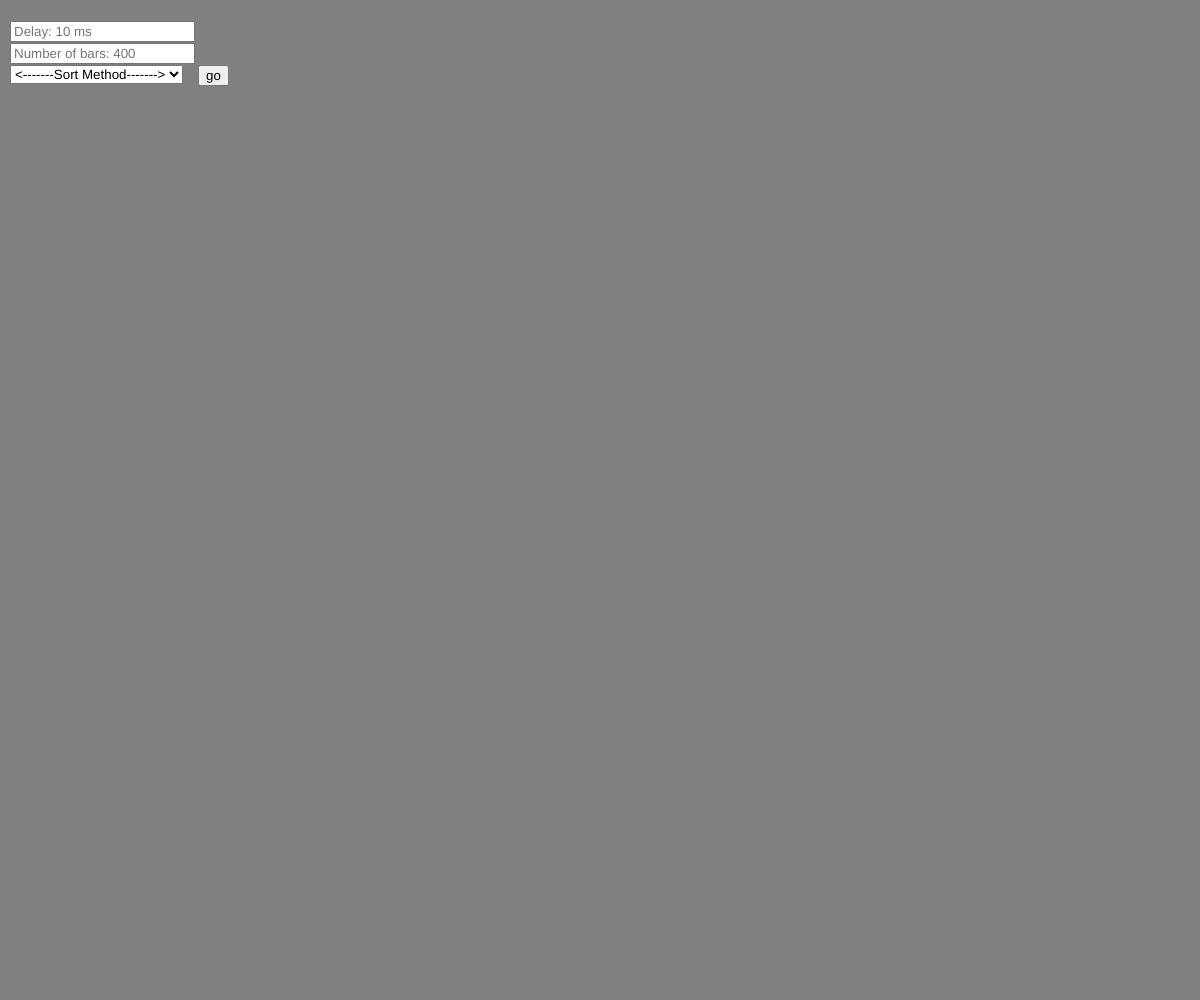
Frame 1 (no input)
Frame 60 (no input): identical to frame 1, image omitted
Frame 120 (the mouse pressed at the canvas centre since frame 60): identical to frame 1, image omitted

The p5.js sketch that drew this single still picture (run headless with seeded random() and noise() and a simulated clock; from frame 60 on, the mouse is pressed at the canvas centre):

// p5.js sketch
// ── sketch.js
var bars = [];
var numOfBars = screen.width / 2;
var done = false;
var started = false;
var go = false;
var sel, button, numBars, delIn;
var gradient = [];
var col;
var rand;
var delay = 10;

function shuffleArray(array) {
  for (var i = array.length - 1; i > 0; i--) {
    var j = Math.floor(Math.random() * (i + 1));
    var temp = array[i];
    array[i] = array[j];
    array[j] = temp;
  }
}

var a1 = 0;
var a2 = 0;
function setup() {
  gradient = [color(255, 0, 0), color(255, 127.5, 0),color(255, 255, 0),color(0, 255, 0),color(0, 0, 255),color(255, 0, 255)];

  numBars = createInput();
  numBars.position(10, 43);
  numBars.attribute('placeholder', 'Number of bars: ' + numOfBars);
  numBars.width = numBars.width + 3

  delIn = createInput();
  delIn.position(10, 21);
  delIn.attribute('placeholder', 'Delay: ' + delay + " ms");

  sel = createSelect();
  sel.position(10, 65);
  sel.option(' <-------Sort Method-------> ')
  sel.option('Bubble Sort');
  sel.option('Bubble Sort (Random)');
  sel.option('Quick Sort');
  sel.option('Quick Sort (Random)');
  sel.changed(function() {
    if (false) {
      numBars.attribute('placeholder', 'Work in Progress!');
    } else {
      numBars.attribute('placeholder', 'Number of bars: ' + numOfBars);
    }
  })
  sel.width = numBars.width;

  button = createButton('go');
  button.position(sel.x + sel.width, 65);
  button.mousePressed(function(){
    if (numBars.value() != "") {
      numOfBars = numBars.value();
    }

    if (delIn.value() != "") {
      delay = delIn.value();
    }

    bars = [];

  })
  button.mouseReleased(function() {
    timer();
    start();
  });

  createCanvas(windowWidth, windowHeight);
}

var progress = 0;
var current = 0;
var sec = 0;
var mi = 0;
var hr = 0;
var s = "";
var m = "";
var h = "";
var t = "00:00:00";

function draw() {
  background(255/2);
  if (go) {
    for (var i = 0; i < bars.length; i++) {
      var pos = createVector((screen.width/numOfBars)*i,0);
      bars[i].show(pos);
    }

    fill(255);
    text(t, 10, height-10);
    text(progress, 10, height-25);
    text(current+1, 10, height-40);
  }
}

function windowResized() {
  resizeCanvas(windowWidth, windowHeight);
}

async function partition(arr, start, end) {
  for (let i = start; i < end; i++) {
    states[i] = 1;
  }

  let pivotIndex = start;
  let pivotValue = arr[end].height;
  for (var i = start; i < end; i++) {
    if (arr[i].height < pivotValue) {
      await swap(arr, i, pivotIndex);
      states[pivotIndex] = -1;
      pivotIndex++;
      states[pivotIndex] = 0;
    }
  }

  await swap(arr, pivotIndex, end);

  for (let i = start; i < end; i++) {
    if (i != pivotIndex) {
      states[i] = -1;
    }
  }

  return pivotIndex;
}

async function swap(arr, a, b) {
  await wait(delay);
  let temp = arr[a];
  arr[a] = arr[b];
  arr[b] = temp;
}

function wait(ms) {
  return new Promise(resolve => setTimeout(resolve, ms));
}

function finish() {
  done = true;
  started = false;
  button.show();
  sel.show();
  numBars.show();
  delIn.show();
  // go = false;
}
function timer() {
  window.setInterval(function() {
    if (!done) {
      //timer
      if (sec < 60) {
        sec++;
      } else {
        if (mi < 60) {
          mi++;
        } else {
          hr++;
          mi = 0
        }
        sec = 0;
      }
      if (sec-10 < 0) {
        s = "0" + sec.toString();
      } else {
        s = sec.toString();
      }
      if (mi-10 < 0) {
        m = "0" + mi.toString();
      } else {
        m = mi.toString();
      }
      if (hr-10 < 0) {
        h = "0" + hr.toString();
      } else {
        h = hr.toString();
      }
      t = h + ":" + m + ":" + s;
    }
  }, 1000)
}

// ── bars.js
function bar(w, h, color, pos) {
  this.width = w;
  this.height = h;
  this.color = color;
  this.pos = pos;

  this.show = function(position) {
    this.position = position;
    noStroke();
    fill(this.color);
    rect(this.position.x, this.position.y, this.width, this.height);
  }
};

// ── bubbleSort.js
async function bubbleSort(arr) {
  for (var j = 0; j < numOfBars; j++) {
    for (var i = 0; i < bars.length-(j+1); i++) {
      if (arr[i].height > arr[i+1].height) {
        await swap(arr, i, i+1);
      }
      current++;
    }
    current = 0;
    progress++;
  }
  await finish();
}

// ── checkDone.js
function checkDone(arr, a) {
  if (arr[a].pos == a) {
    return true;
  } else {
    return false;
  }
}

// ── quickSort.js
let states = [];
let numDone = 0;

async function quickSort(arr, start, end) {
  if (start >= end) {
    console.log("start >= end");
    return;
  }
  let index = await partition(arr, start, end);
  states[index] = -1;

  // await Promise.all([
    await quickSort(arr, start, index - 1);
    await quickSort(arr, index + 1, end)
  // ]);
  numDone = 0;
  progress = 0;
  for (var i = 0; i < bars.length; i++) {
    if (checkDone(bars, i)) {
      numDone++;
      progress++;
    }
  }
  if (numDone == numOfBars) {
    await finish();
  }
}

// ── start.js
function start() {
  if (sel.value().includes("Random")) {
    rand = true;
  } else {
    rand = false;
  }

  for (var i = 0; i < numOfBars; i++) {
    if (a2 < gradient.length) {
      if (a1 < 1) {
        a1 += (1/(numOfBars/(gradient.length-1)));
      } else {
        a2++;
        a1 = 0;
      }
    }

    col = lerpColor(gradient[a2], gradient[a2+1], a1);

    var h = 0;
    if (rand) {
      h = random(screen.height);
    } else {
      h = (screen.height/(numOfBars))*(i+1);
    }
    var w = (screen.width/(numOfBars));
    var l = new bar(w, h, col, i);
    bars.push(l);
    states[i] = -1;
  }

  if (!started) {

    shuffleArray(bars);

    fullscreen(true);
    sel.hide();
    button.hide();
    numBars.hide();
    delIn.hide();
    started = true;
    done = false;
    progress = 0;
    current = 0;
    sec = 0;
    mi = 0;
    hr = 0;
    s = "";
    m = "";
    h = "";
    t = "00:00:00";
    a1 = 0;
    a2 = 0;
  }

  if (sel.value() != "--Sort Method--") {

    if (sel.value() == "Bubble Sort") {
      bubbleSort(bars);
    }

    if (sel.value() == "Bubble Sort (Random)") {
      bubbleSort(bars);
    }

    if (sel.value() == "Quick Sort") {
      quickSort(bars, 0, bars.length - 1);
    }

    if (sel.value() == "Quick Sort (Random)") {
      quickSort(bars, 0, bars.length - 1);
    }
    go = true;
  }
}

// ── style.css
html, body {
  margin: 0;
  padding: 0;
  border: 0;
}
canvas {
  display: block;
}
